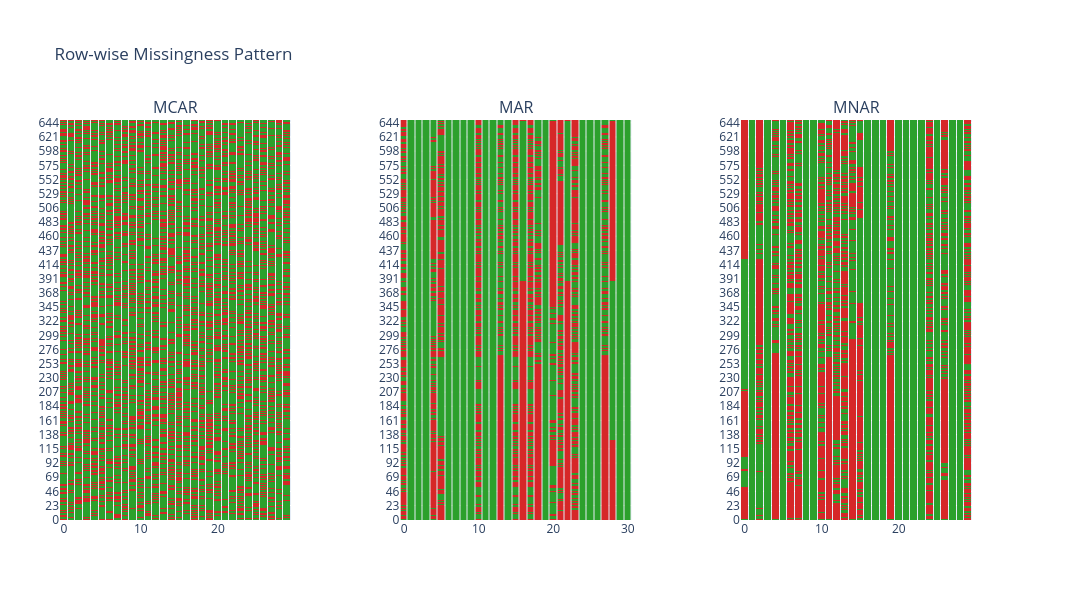

Notebook cell for this chart:
### Markdown cell above
## Mechanism Discovery

we now look for structural patterns in the missingness using heatmaps, correlation matrices, dendrograms, parallel coordinates, and value-missingness correlations.

### Code cell
panel = Panel(
    plots=[
        md_mcar.matrix(title="MCAR"),
        md_mar.matrix(title="MAR"),
        md_mnar.matrix(title="MNAR"),
    ],
    title="Row-wise Missingness Pattern",
    width=1800,
    height=600,
)

panel.show()
panel.save(f'plots/multi/{panel._download_filename}.png', save_individual=True)

### Figure 1 — Plotly figure (JSON) as saved in the notebook; plotly's stock layout.template omitted (floating-point values rounded to 4 significant figures; data arrays with more than 128 entries replaced by an {"elided": "..."} marker saying what was removed)
{"data": [{"colorscale": [[0, "#d62728"], [1, "#2ca02c"]], "customdata": {"elided": "649x30x2 mixed values"}, "hovertemplate": "<b>Row</b>: %{y}<br><b>Column</b>: %{customdata[0]}<br><b>Status</b>: %{text}<br><b>Value</b>: %{customdata[1]}<extra></extra>", "showlegend": false, "showscale": false, "text": {"elided": "649x30 str values"}, "type": "heatmap", "x": [0, 1, 2, 3, 4, 5, 6, 7, 8, 9, 10, 11, 12, 13, 14, 15, 16, 17, 18, 19, 20, 21, 22, 23, 24, 25, 26, 27, 28, 29], "xaxis": "x", "xgap": 1, "y": {"elided": "649 str values"}, "yaxis": "y", "ygap": 0, "z": {"elided": "649x30 int values"}, "zmax": 1, "zmin": 0}, {"colorscale": [[0, "#d62728"], [1, "#2ca02c"]], "customdata": {"elided": "649x31x2 mixed values"}, "hovertemplate": "<b>Row</b>: %{y}<br><b>Column</b>: %{customdata[0]}<br><b>Status</b>: %{text}<br><b>Value</b>: %{customdata[1]}<extra></extra>", "showlegend": false, "showscale": false, "text": {"elided": "649x31 str values"}, "type": "heatmap", "x": [0, 1, 2, 3, 4, 5, 6, 7, 8, 9, 10, 11, 12, 13, 14, 15, 16, 17, 18, 19, 20, 21, 22, 23, 24, 25, 26, 27, 28, 29, 30], "xaxis": "x2", "xgap": 1, "y": {"elided": "649 str values"}, "yaxis": "y2", "ygap": 0, "z": {"elided": "649x31 int values"}, "zmax": 1, "zmin": 0}, {"colorscale": [[0, "#d62728"], [1, "#2ca02c"]], "customdata": {"elided": "649x30x2 mixed values"}, "hovertemplate": "<b>Row</b>: %{y}<br><b>Column</b>: %{customdata[0]}<br><b>Status</b>: %{text}<br><b>Value</b>: %{customdata[1]}<extra></extra>", "showlegend": false, "showscale": false, "text": {"elided": "649x30 str values"}, "type": "heatmap", "x": [0, 1, 2, 3, 4, 5, 6, 7, 8, 9, 10, 11, 12, 13, 14, 15, 16, 17, 18, 19, 20, 21, 22, 23, 24, 25, 26, 27, 28, 29], "xaxis": "x3", "xgap": 1, "y": {"elided": "649 str values"}, "yaxis": "y3", "ygap": 0, "z": {"elided": "649x30 int values"}, "zmax": 1, "zmin": 0}], "layout": {"annotations": [{"font": {"size": 16}, "showarrow": false, "text": "MCAR", "x": 0.1267, "xanchor": "center", "xref": "paper", "y": 1, "yanchor": "bottom", "yref": "paper"}, {"font": {"size": 16}, "showarrow": false, "text": "MAR", "x": 0.5, "xanchor": "center", "xref": "paper", "y": 1, "yanchor": "bottom", "yref": "paper"}, {"font": {"size": 16}, "showarrow": false, "text": "MNAR", "x": 0.8733, "xanchor": "center", "xref": "paper", "y": 1, "yanchor": "bottom", "yref": "paper"}], "font": {}, "height": 600, "margin": {"b": 80, "l": 60, "r": 120, "t": 120}, "showlegend": false, "title": {"text": "Row-wise Missingness Pattern"}, "width": 1800, "xaxis": {"anchor": "y", "domain": [0, 0.2533]}, "xaxis2": {"anchor": "y2", "domain": [0.3733, 0.6267]}, "xaxis3": {"anchor": "y3", "domain": [0.7467, 1]}, "yaxis": {"anchor": "x", "domain": [0, 1]}, "yaxis2": {"anchor": "x2", "domain": [0, 1]}, "yaxis3": {"anchor": "x3", "domain": [0, 1]}}}
